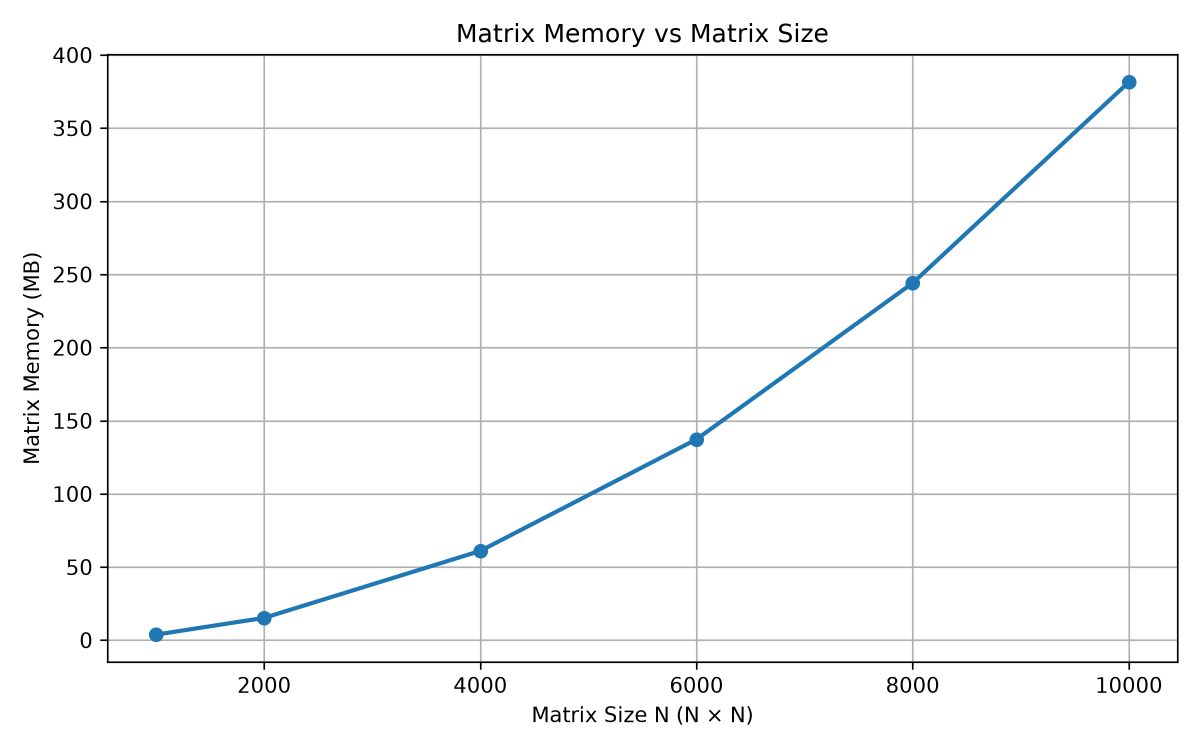
#> input picture plots/memory_vs_matrix_size.png, 2400 x 1500 px, given in place of new.webp, which was not available (shown at 1/2 size)
$ python compressin_rsvd.py
#> lines starting #> are read from the running program, lines starting #| are printed output that depends on the picture; pictures that were not available may be replaced by others from this repository, and a replacement may not be noted
import numpy as np
import matplotlib.pyplot as plt
from PIL import Image
from pathlib import Path


# =========================================================
# 1. Project paths
# =========================================================

PROJECT_DIR = Path(r"C:\Users\user\OneDrive\Desktop\RSVD_Project")

image_path = PROJECT_DIR / "Images" / "new.webp"

plots_dir = PROJECT_DIR / "Plots"
plots_dir.mkdir(parents=True, exist_ok=True)


# =========================================================
# 2. Load grayscale image
# =========================================================

image = Image.open(image_path).convert("L")

A_uint8 = np.array(image)

A = A_uint8.astype(np.float64) / 255.0

m, n = A.shape

print("Image size:", m, "x", n)
#| Image size: 1500 x 2400


# =========================================================
# 3. RSVD function
# =========================================================

def rsvd(A, k, p=10, q=1, seed=123):

    m, n = A.shape

    # Oversampled target dimension
    ell = k + p

    rng = np.random.default_rng(seed)

    # -----------------------------------------------------
    # Random test matrix
    # -----------------------------------------------------

    Omega = rng.standard_normal((n, ell))

    # -----------------------------------------------------
    # Randomized sketch
    # -----------------------------------------------------

    Y = A @ Omega

    # -----------------------------------------------------
    # Initial orthonormal basis
    # -----------------------------------------------------

    Q, _ = np.linalg.qr(
        Y,
        mode="reduced"
    )

    # -----------------------------------------------------
    # Power iteration
    # -----------------------------------------------------

    for _ in range(q):

        Z = A.T @ Q

        Z, _ = np.linalg.qr(
            Z,
            mode="reduced"
        )

        Y = A @ Z

        Q, _ = np.linalg.qr(
            Y,
            mode="reduced"
        )

    # -----------------------------------------------------
    # Small compressed matrix
    # -----------------------------------------------------

    B = Q.T @ A

    # -----------------------------------------------------
    # SVD of compressed matrix
    # -----------------------------------------------------

    U_tilde, S, Vt = np.linalg.svd(
        B,
        full_matrices=False
    )

    # -----------------------------------------------------
    # Recover left singular vectors
    # -----------------------------------------------------

    U = Q @ U_tilde

    # -----------------------------------------------------
    # Truncate to rank k
    # -----------------------------------------------------

    U_k = U[:, :k]
    S_k = S[:k]
    Vt_k = Vt[:k, :]

    # -----------------------------------------------------
    # Reconstruct image
    # -----------------------------------------------------

    A_approx = (
        U_k
        @ np.diag(S_k)
        @ Vt_k
    )

    return A_approx


# =========================================================
# 4. Error metrics
# =========================================================

def relative_frobenius_error(A, A_approx):

    return (
        np.linalg.norm(
            A - A_approx,
            "fro"
        )
        /
        np.linalg.norm(
            A,
            "fro"
        )
    )


def calculate_mse(A, A_approx):

    return np.mean(
        (A - A_approx) ** 2
    )


def calculate_psnr(mse):

    if mse == 0:
        return float("inf")

    MAX = 1.0

    return 10 * np.log10(
        (MAX ** 2) / mse
    )


def compression_ratio(m, n, k):

    # Original image stores mn values.
    original_values = m * n

    # Low-rank representation stores:
    #
    # U_k       -> m*k
    # Sigma_k   -> k
    # V_k^T     -> k*n
    #
    # Total = mk + k + kn
    compressed_values = k * (m + n + 1)

    return (
        original_values
        /
        compressed_values
    )


# =========================================================
# 5. Test different ranks
# =========================================================

k_values = [10, 20, 50, 100,1000]

results = []


for k in k_values:

    print("\n" + "=" * 60)

    print("Rank k =", k)

    # -----------------------------------------------------
    # RSVD approximation
    # -----------------------------------------------------

    A_approx = rsvd(
        A,
        k=k,
        p=10,
        q=2,
        seed=123
    )

    # Clip numerical values to valid image range
    A_approx = np.clip(
        A_approx,
        0,
        1
    )

    # -----------------------------------------------------
    # Calculate metrics
    # -----------------------------------------------------

    rel_error = relative_frobenius_error(
        A,
        A_approx
    )

    mse = calculate_mse(
        A,
        A_approx
    )

    psnr = calculate_psnr(
        mse
    )

    cr = compression_ratio(
        m,
        n,
        k
    )

    # -----------------------------------------------------
    # Print results
    # -----------------------------------------------------

    print(
        f"Relative Error       = {rel_error:.6f}"
    )

    print(
        f"MSE                  = {mse:.8f}"
    )

    print(
        f"PSNR                 = {psnr:.4f} dB"
    )

    print(
        f"Compression Ratio    = {cr:.2f} x"
    )

    # -----------------------------------------------------
    # Store results
    # -----------------------------------------------------

    results.append(
        (
            k,
            rel_error,
            mse,
            psnr,
            cr
        )
    )
#> this loop made 5 passes
#> (rel_error, mse, psnr) on passes 1 to 5: (0.0645, 0.00403, 23.95), (0.0548, 0.00291, 25.36), (0.0408, 0.00161, 27.92), (0.0292, 0.000824, 30.84), (0.00111, 1.2e-06, 59.2)
#> (printed output is left out)
#> pass 1, in rsvd, `U_tilde, S, Vt = np.linalg.svd( B, full_matrices=False )`:
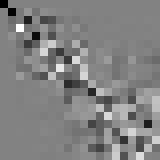
#> U_tilde: shape (20, 20) float64 (shown 8 times larger); min -1, max 0.956, mean -0.00116; drawn with min black and max white
#> pass 1, in rsvd, `A_approx = ( U_k @ np.diag(S_k) @ Vt_k )`:
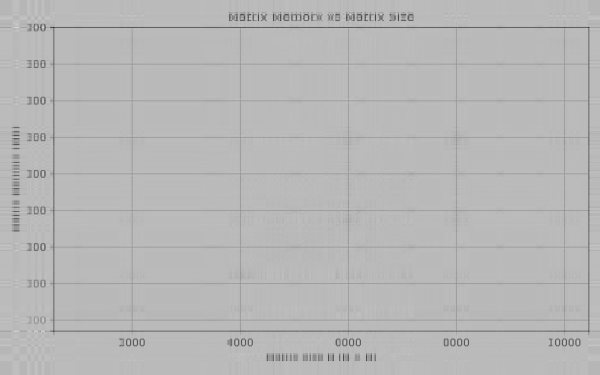
#> A_approx: shape (1500, 2400) float64 (shown at 1/4 size); min -0.738, max 1.64, mean 0.976; drawn with min black and max white
#> pass 1, `A_approx = np.clip( A_approx, 0, 1 )`:
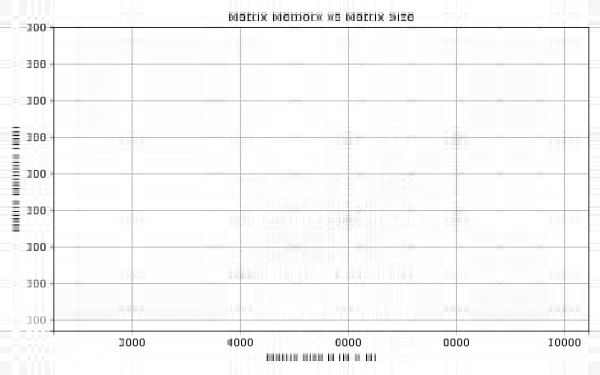
#> A_approx: shape (1500, 2400) float64 (shown at 1/4 size); min 0, max 1, mean 0.973
#> after the loop, results = [(10, 0.0645, 0.00403, 23.95, 92.28), (20, 0.0548, 0.00291, 25.36, 46.14), (50, 0.0408, 0.00161, 27.92, 18.46), (100, 0.0292, 0.000824, 30.84, 9.23), (1000, 0.00111, 1.2e-06, 59.2, 0.923)]


# =========================================================
# 6. Convert results to arrays
# =========================================================

k_results = np.array(
    [row[0] for row in results]
)
#> k_results = [10, 20, 50, 100, 1000]

error_results = np.array(
    [row[1] for row in results]
)
#> error_results = [0.0645, 0.0548, 0.0408, 0.0292, 0.00111]

mse_results = np.array(
    [row[2] for row in results]
)
#> mse_results = [0.00403, 0.00291, 0.00161, 0.000824, 1.2e-06]

psnr_results = np.array(
    [row[3] for row in results]
)
#> psnr_results = [23.95, 25.36, 27.92, 30.84, 59.2]

compression_results = np.array(
    [row[4] for row in results]
)
#> compression_results = [92.28, 46.14, 18.46, 9.23, 0.923]


# =========================================================
# 7. Display reconstructed images
# =========================================================

fig, axes = plt.subplots(
    1,
    len(k_values) + 1,
    figsize=(18, 4)
)

# Original image
axes[0].imshow(
    A,
    cmap="gray"
)

axes[0].set_title(
    "Original"
)

axes[0].axis("off")


# Reconstructed images
for i, k in enumerate(k_values):

    A_approx = rsvd(
        A,
        k=k,
        p=10,
        q=1,
        seed=123
    )

    A_approx = np.clip(
        A_approx,
        0,
        1
    )

    axes[i + 1].imshow(
        A_approx,
        cmap="gray"
    )

    axes[i + 1].set_title(
        f"Rank k={k}"
    )

    axes[i + 1].axis("off")
#> this loop made 5 passes
#> pass 1, in rsvd (call 6), `U_tilde, S, Vt = np.linalg.svd( B, full_matrices=False )`:
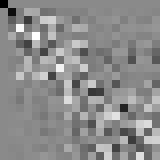
#> U_tilde: shape (20, 20) float64 (shown 8 times larger); min -1, max 0.841, mean 0.009; drawn with min black and max white


plt.tight_layout()

# Save reconstructed image comparison
plt.savefig(
    plots_dir / "reconstructed_images.png",
    dpi=300,
    bbox_inches="tight"
)
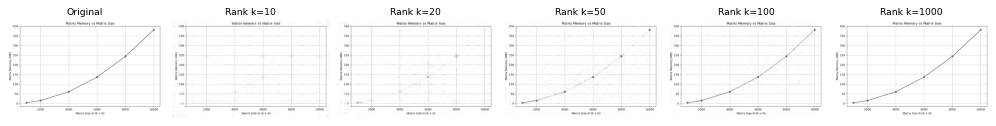
#> figure drawn by matplotlib, 6 panels

# IMPORTANT:
# No plt.show() here


# =========================================================
# 8. Graph 1 — PSNR vs Rank
# =========================================================

plt.figure(figsize=(8, 5))

plt.plot(
    k_results,
    psnr_results,
    marker="o",
    linewidth=2
)

plt.xlabel("Rank k")
plt.ylabel("PSNR (dB)")
plt.title("PSNR vs Rank")

plt.grid(True)

plt.tight_layout()

plt.savefig(
    plots_dir / "psnr_vs_rank.png",
    dpi=300,
    bbox_inches="tight"
)

# No plt.show() here


# =========================================================
# 9. Graph 2 — Compression Ratio vs Rank
# =========================================================

plt.figure(figsize=(8, 5))

plt.plot(
    k_results,
    compression_results,
    marker="o",
    linewidth=2
)

plt.xlabel("Rank k")
plt.ylabel("Compression Ratio")
plt.title("Compression Ratio vs Rank")

plt.grid(True)

plt.tight_layout()

plt.savefig(
    plots_dir / "compression_ratio_vs_rank.png",
    dpi=300,
    bbox_inches="tight"
)
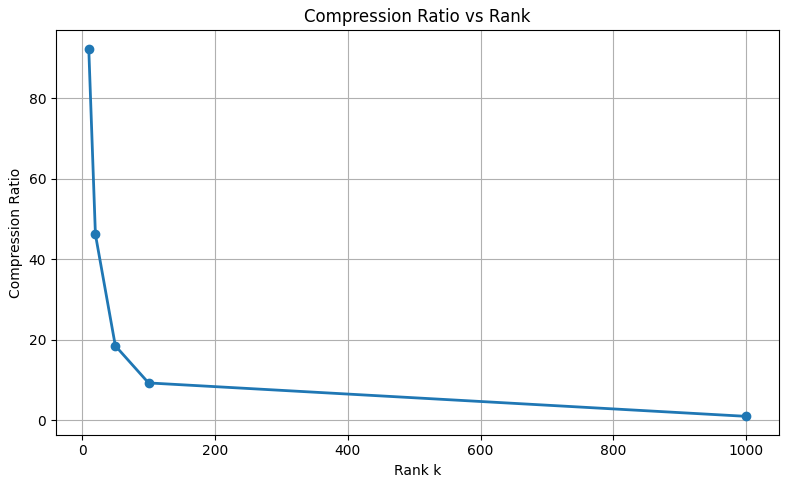
#> figure drawn by matplotlib, 1 panel

# No plt.show() here


# =========================================================
# 10. Graph 3 — Relative Frobenius Error vs Rank
# =========================================================

plt.figure(figsize=(8, 5))

plt.plot(
    k_results,
    error_results,
    marker="o",
    linewidth=2
)

plt.xlabel("Rank k")
plt.ylabel("Relative Frobenius Error")
plt.title("Relative Frobenius Error vs Rank")

plt.grid(True)

plt.tight_layout()

# CORRECT filename
plt.savefig(
    plots_dir / "relative_error_vs_rank.png",
    dpi=300,
    bbox_inches="tight"
)
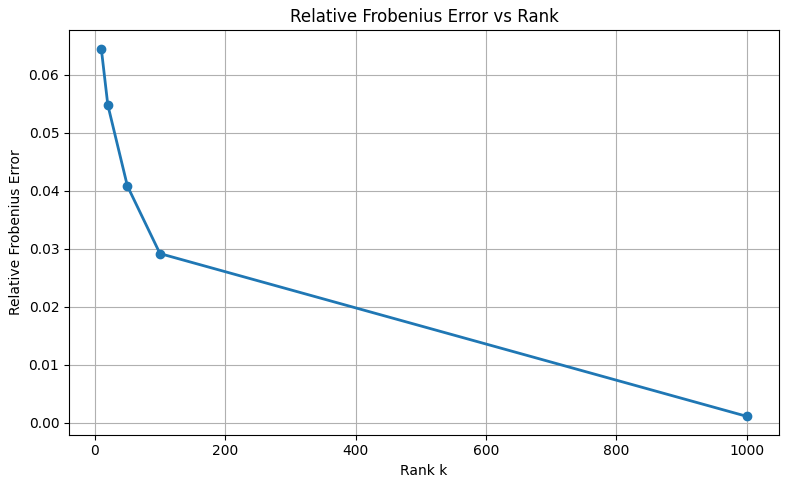
#> figure drawn by matplotlib, 1 panel

# =========================================================
# 11. Final results table
# =========================================================

print("\n")

print("=" * 80)

print("FINAL IMAGE COMPRESSION RESULTS")

print("=" * 80)

print(
    f"{'Rank':<10}"
    f"{'Relative Error':<20}"
    f"{'MSE':<18}"
    f"{'PSNR (dB)':<15}"
    f"{'Compression Ratio':<20}"
)

print("-" * 80)

for row in results:

    k, error, mse, psnr, cr = row

    print(
        f"{k:<10}"
        f"{error:<20.6f}"
        f"{mse:<18.8f}"
        f"{psnr:<15.4f}"
        f"{cr:<20.2f}"
    )
#> this loop made 5 passes
#> (printed output is left out)

print("=" * 80)

print("\nAll plots saved in:")

print(plots_dir)


# =========================================================
# 12. Show all figures at once
# =========================================================

plt.show()

$ run again, on plots/relative_error_vs_matrix_size.png
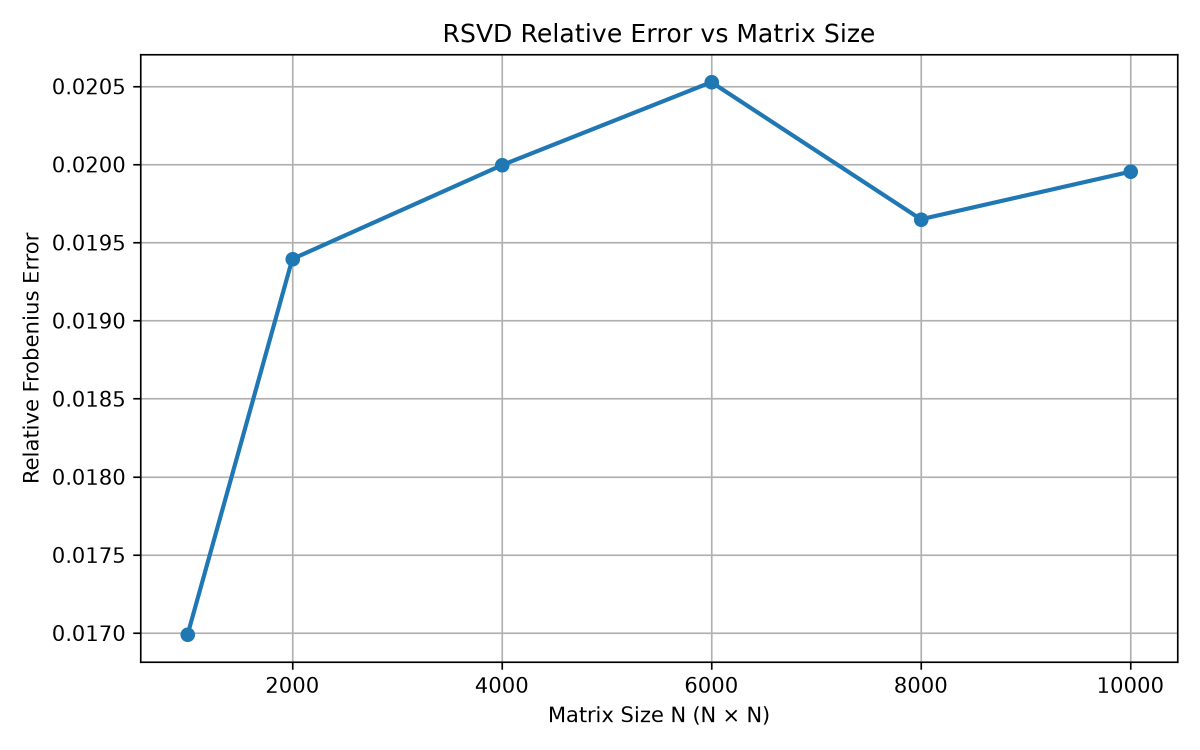
#> input picture plots/relative_error_vs_matrix_size.png, 2400 x 1500 px, given in place of new.webp, which was not available (shown at 1/2 size)
#| Image size: 1500 x 2400
#> the loop `for k in k_values: ` made 5 passes
#> (rel_error, mse, psnr) on passes 1 to 5: (0.0691, 0.00461, 23.36), (0.0578, 0.00323, 24.9), (0.041, 0.00163, 27.89), (0.0245, 0.000582, 32.35), (1.99e-15, 3.85e-30, 294.2)
#> (printed output is left out)
#> after the loop `for k in k_values:`: results = [(10, 0.0691, 0.00461, 23.36, 92.28), (20, 0.0578, 0.00323, 24.9, 46.14), (50, 0.041, 0.00163, 27.89, 18.46), (100, 0.0245, 0.000582, 32.35, 9.23), (1000, 1.99e-15, 3.85e-30, 294.2, 0.923)]
#> k_results = [10, 20, 50, 100, 1000]
#> error_results = [0.0691, 0.0578, 0.041, 0.0245, 1.99e-15]
#> mse_results = [0.00461, 0.00323, 0.00163, 0.000582, 3.85e-30]
#> psnr_results = [23.36, 24.9, 27.89, 32.35, 294.2]
#> compression_results = [92.28, 46.14, 18.46, 9.23, 0.923]
#> the loop `for i, k in enumerate(k_values): ` made 5 passes
#> pass 1, in rsvd (call 6), `A_approx = ( U_k @ np.diag(S_k) @ Vt_k )`:
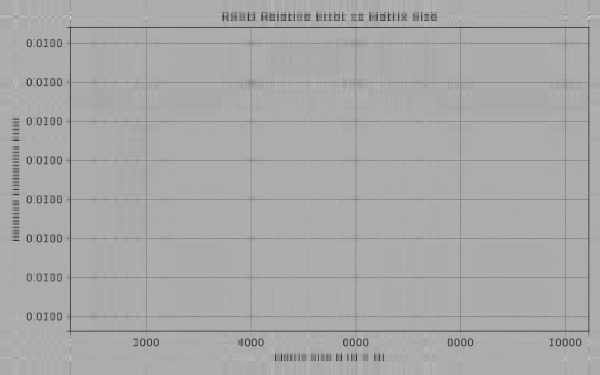
#> A_approx: shape (1500, 2400) float64 (shown at 1/4 size); min -0.406, max 1.67, mean 0.974; drawn with min black and max white
#> `plt.savefig( plots_dir / "relative_error_vs_rank.png", dpi=300, bbox_i..`:
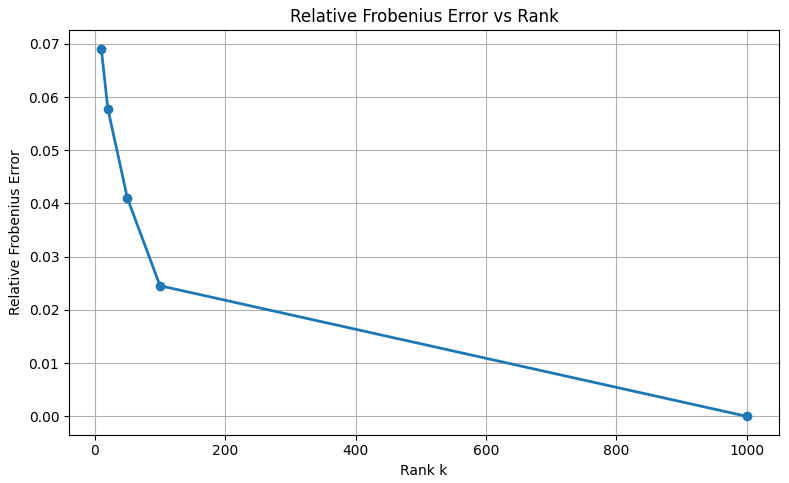
#> figure drawn by matplotlib, 1 panel
#> the loop `for row in results: ` made 5 passes
#> (printed output is left out)

$ run again, on plots/relative_error_vs_q.png
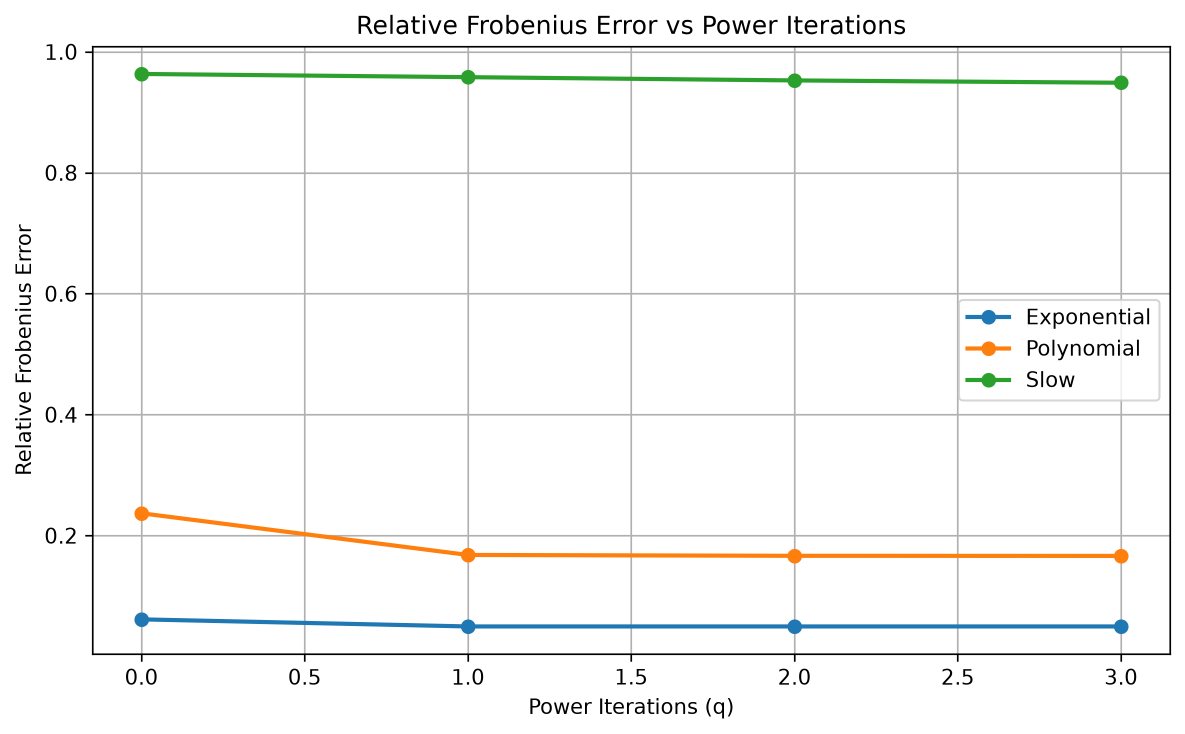
#> input picture plots/relative_error_vs_q.png, 2370 x 1468 px, given in place of new.webp, which was not available (shown at 1/2 size)
#| Image size: 1468 x 2370
#> the loop `for k in k_values: ` made 5 passes
#> (rel_error, mse, psnr) on passes 1 to 5: (0.0657, 0.00415, 23.82), (0.0505, 0.00245, 26.11), (0.0279, 0.000748, 31.26), (0.0138, 0.000182, 37.4), (3.01e-15, 8.69e-30, 290.6)
#> (printed output is left out)
#> after the loop `for k in k_values:`: results = [(10, 0.0657, 0.00415, 23.82, 90.63), (20, 0.0505, 0.00245, 26.11, 45.31), (50, 0.0279, 0.000748, 31.26, 18.13), (100, 0.0138, 0.000182, 37.4, 9.06), (1000, 3.01e-15, 8.69e-30, 290.6, 0.906)]
#> k_results = [10, 20, 50, 100, 1000]
#> error_results = [0.0657, 0.0505, 0.0279, 0.0138, 3.01e-15]
#> mse_results = [0.00415, 0.00245, 0.000748, 0.000182, 8.69e-30]
#> psnr_results = [23.82, 26.11, 31.26, 37.4, 290.6]
#> compression_results = [90.63, 45.31, 18.13, 9.06, 0.906]
#> the loop `for i, k in enumerate(k_values): ` made 5 passes
#> pass 1, in rsvd (call 6), `U_tilde, S, Vt = np.linalg.svd( B, full_matrices=False )`:
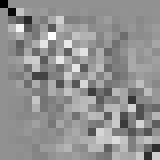
#> U_tilde: shape (20, 20) float64 (shown 8 times larger); min -1, max 0.757, mean 0.00435; drawn with min black and max white
#> `plt.savefig( plots_dir / "relative_error_vs_rank.png", dpi=300, bbox_i..`:
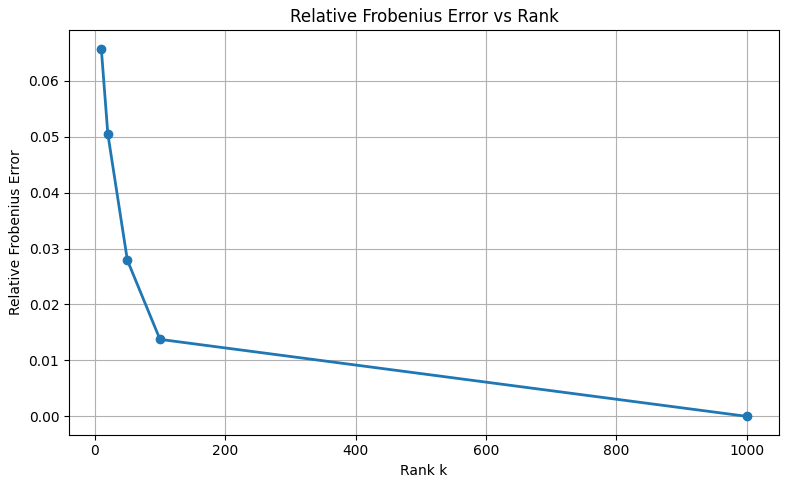
#> figure drawn by matplotlib, 1 panel
#> the loop `for row in results: ` made 5 passes
#> (printed output is left out)
